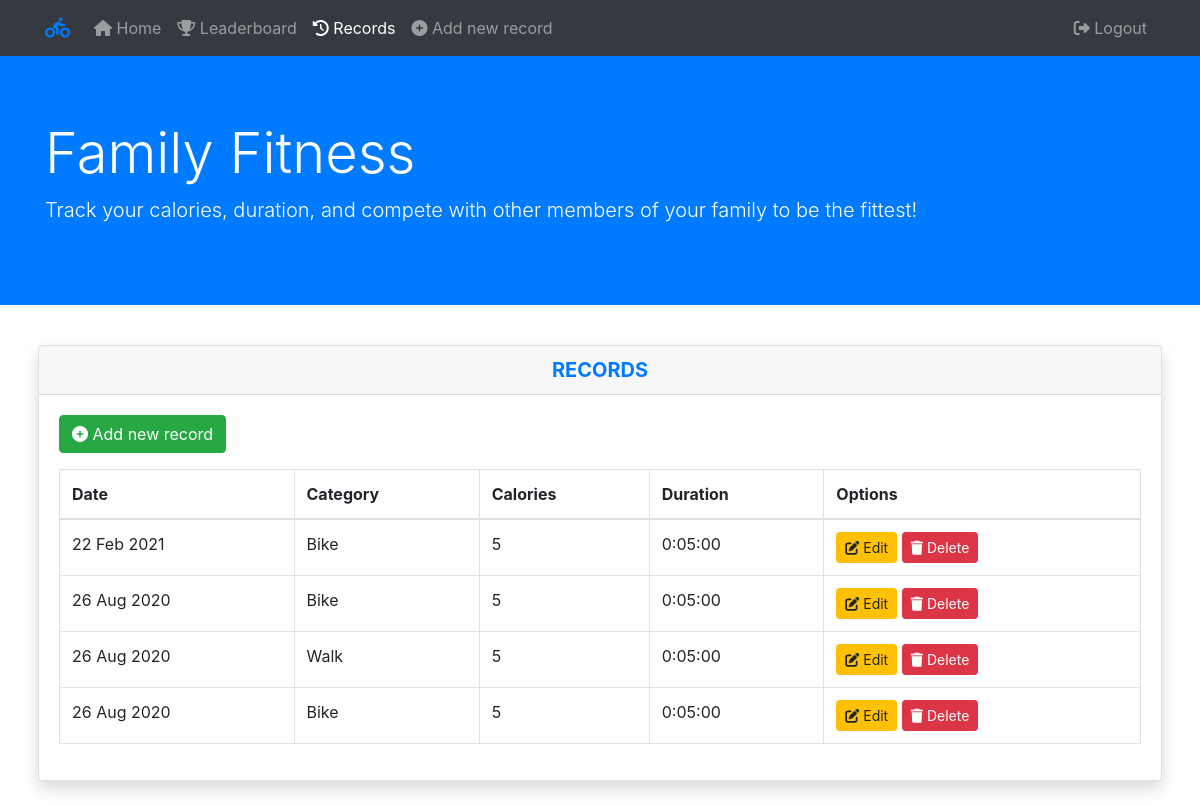
Page /records/ (signed in) on the earlier database version.
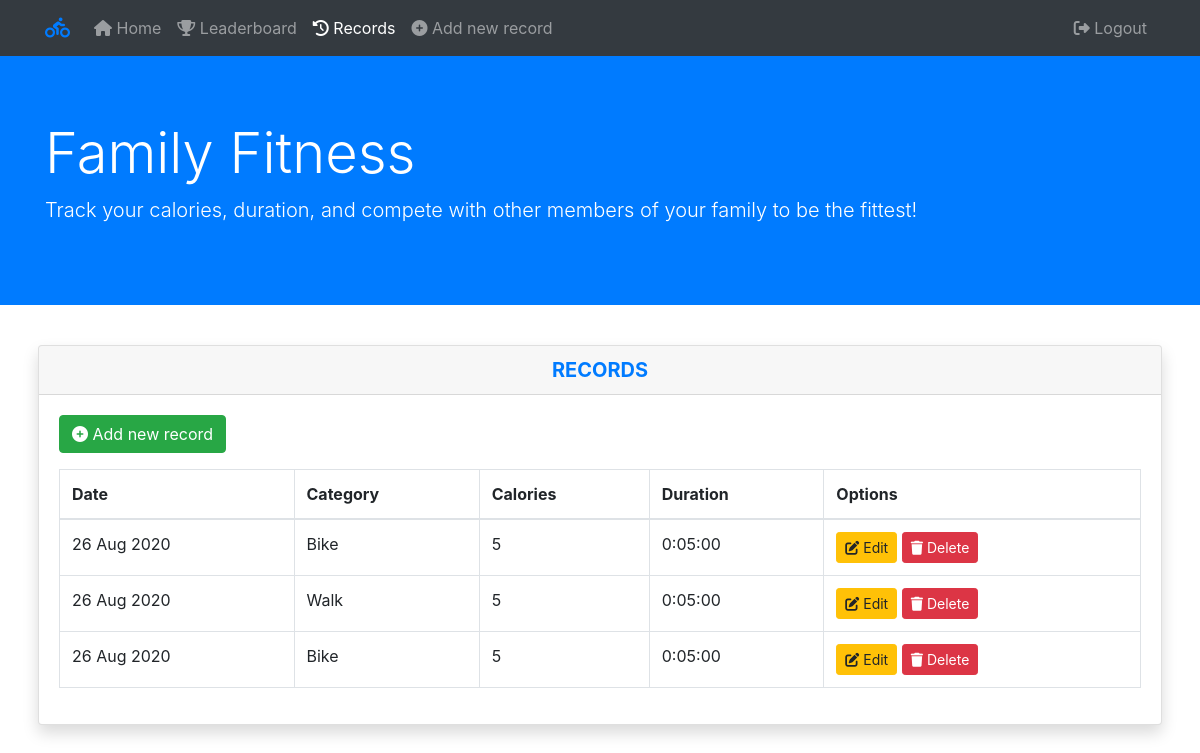
Same page on the later database version.
### main/models.py (models this page shows, shortened)
class FitnessRecord(models.Model):
    user = models.ForeignKey(User, on_delete=models.CASCADE)
    created = models.DateTimeField(default=timezone.now)
    class CategoryChoices(models.TextChoices):
        BIKE = 'Bike'
        WALK = 'Walk'
        RUN = 'Run'
        SPORTS = 'Sports'
    category = models.CharField(max_length=10, choices=CategoryChoices.choices, default=CategoryChoices.BIKE)
    calories = models.IntegerField(default=5)
    duration = models.DurationField(default='00:05:00', help_text='HH:MM:ss format')

### main/views.py (the view)
# urls.py: path('records/', views.records, name='records'),
@login_required
def records(request):
    user = request.user
    records = FitnessRecord.objects.filter(user=user).order_by('-created')
    context = {
        'records': records
    }
    return render(request, 'main/records.html', context)

### main/templates/main/records.html
{% extends 'main/base.html' %}
{% block content %}
<div class="row">
    <div class="col-md-12">
        <div class="card card-primary shadow">
            <div class="text-center">
                <h5 class="card-header text-primary text-uppercase font-weight-bold">Records</h5>
            </div>
            <div class="card-body">
                {% if records|length == 0 %}
                    <p>No records at the moment...</p>
                    <a class="btn btn-success" href="{% url 'create' %}"><i class="fas fa-plus-circle"></i> Add new record</a>
                {% else %}
                    <a class="btn btn-success mb-3" href="{% url 'create' %}"><i class="fas fa-plus-circle"></i> Add new record</a>
                    <table class="table table-bordered">
                        <thead>
                            <th scope="col">Date</th>
                            <th scope="col">Category</th>
                            <th scope="col">Calories</th>
                            <th scope="col">Duration</th>
                            <th scope="col">Options</th>
                        </thead>
                        <tbody>
                        {% for record in records %}
                            <tr>
                                <td>{{ record.created|date:"j M Y" }}</td>
                                <td>{{ record.category }}</td>
                                <td>{{ record.calories }}</td>
                                <td>{{ record.duration }}</td>
                                <td>
                                    <a href="{% url 'edit' pk=record.id %}" class="btn btn-warning btn-sm"><i class="fas fa-edit"></i> Edit</a>
                                    <a href="{% url 'delete' pk=record.id %}" class="btn btn-danger btn-sm"><i class="fas fa-trash"></i> Delete</a>
                                </td>
                            </tr>
                        {% endfor %}
                        </tbody>
                    </table>
                {% endif %}
            </div>
        </div>
    </div>
</div>
{% endblock %}

Differences in the rows shown:
removed FitnessRecord: created "22 Feb 2021", category "Bike", calories "5", duration "0:05:00"
